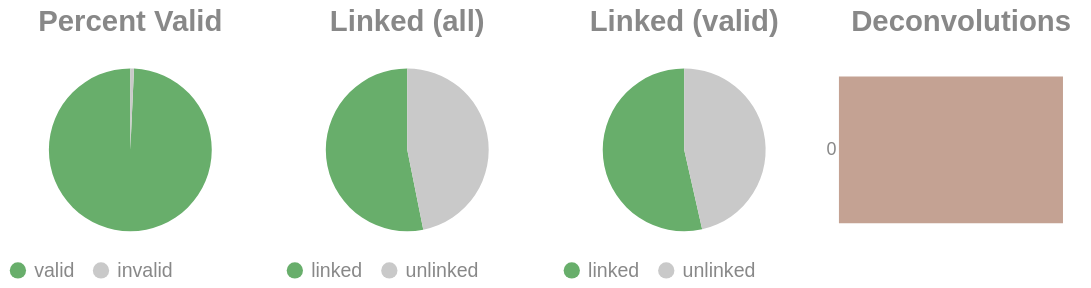

The code cell stored with this chart in its notebook:
### Code cell
if SKIPLR:
    pass
else:
    clash = Counter()
    for i in valids['molecule'].to_list():
        _mol = i.split("-")
        if len(_mol) == 1:
            clash.update('0')
        else:
            clash.update(_mol[-1])

    _d = {"deconvolutions": [], 'count': []}
    for k,v in clash.items():
        _d['deconvolutions'].append(k)
        _d['count'].append(v)

    tot_valid = valids['reads'].sum()
    mask = valids['reads'] >= 2
    n_linked_reads = valids.filter(mask)['reads'].sum()
    if n_linked_reads == 0:
        print_html("No linked molecules (>=2 reads) were detected; skipping linked-only distributions.")
        SKIPLR = True
    else:
        perc_valid = round(tot_valid / n_reads, 4)
        linked_perc_abs = round(n_linked_reads / n_reads, 4)
        linked_perc = round(n_linked_reads / tot_valid, 4)

    _valid = pl.DataFrame({"valids": ['valid', 'invalid'], "count": [tot_valid, n_reads - tot_valid]})
    _linked_abs = pl.DataFrame({"linked (absolute)": ['linked', 'unlinked'], "count": [n_linked_reads, n_reads - n_linked_reads]})
    _linked_rel = pl.DataFrame({"linked (valids)": ['linked', 'unlinked'], "count": [n_linked_reads, tot_valid - n_linked_reads]})

    (
        alt.hconcat(
            piechart(_valid, goodval = 'valid', title = "Percent Valid"),
            piechart(_linked_abs, goodval = "linked", title =  "Linked (all)"),
            piechart(_linked_rel, goodval = "linked", title =  "Linked (valid)"),
            convolutionbar(pl.DataFrame(_d), title = "Deconvolutions"),
            center = True,
            bounds = 'flush'
        )
        .resolve_scale(color='independent')
        .resolve_legend('independent')
        .properties(usermeta={'embedOptions': {"actions": False}})
    ).display()

### Figure 1 — Vega-Lite specification as saved in the notebook (floating-point values rounded to 4 significant figures)
{"width": "container", "height": 400, "config": {"title": {"anchor": "start", "dy": -15, "fontSize": 18, "color": "#888888", "subtitleColor": "#888888", "subtitleFontSize": 14}, "arc": {"fill": "#0072B2"}, "axis": {"domainColor": "#888888", "domainWidth": 0.5, "gridWidth": 0.2, "grid": false, "titleFontWeight": 400, "titleFontSize": 15, "labelFontSize": 11, "labelColor": "#888888", "tickColor": "#888888", "tickWidth": 0.2, "titleColor": "#888888"}, "axisBand": {"grid": false}, "axisX": {"grid": true, "tickSize": 10, "domainCap": "round"}, "axisY": {"domain": false, "grid": true, "tickSize": 0, "domainCap": "round"}, "background": "transparent", "header": {"labelFontSize": 15, "labelColor": "#888888", "titleFontSize": 15, "titleFontWeight": 600, "titleColor": "#888888"}, "legend": {"labelFont": "sans-serif", "labelFontSize": 12, "labelColor": "#888888", "symbolSize": 100, "symbolType": "circle", "titleFontSize": 12, "titlePadding": 10, "titleColor": "#888888", "title": null}, "range": {"category": ["#E69F00", "#56B4E9", "#009E73", "#F0E442", "#0072B2", "#D55E00", "#CC79A7", "#000000"], "diverging": ["#cfe8f3", "#a2d4ec", "#73bfe2", "#46abdb", "#1696d2", "#12719e"]}, "area": {"fill": "#0072B2", "fillOpacity": 0.7, "line": true, "strokeOpacity": 0.7}, "line": {"color": "#0072B2", "stroke": "#0072B2", "strokeWidth": 2}, "trail": {"color": "#0072B2", "stroke": "#0072B2", "strokeWidth": 0, "size": 1}, "point": {"filled": true, "fillOpacity": 1.0, "size": 95}, "text": {"color": "#888888", "fontSize": 11, "align": "right", "fontWeight": 400, "size": 11}, "bar": {"fill": "#0072B2", "stroke": null}, "view": {"stroke": null, "continuousWidth": 660, "continuousHeight": 400}}, "hconcat": [{"data": {"name": "data-7b233bb093f1c7a9376faf16c23f99bb"}, "mark": {"type": "arc"}, "encoding": {"color": {"field": "valids", "legend": {"orient": "bottom", "title": null}, "scale": {"domain": ["valid", "invalid"], "range": ["#68ae6b", "#C9C9C9"]}, "title": "Valids", "type": "nominal"}, "theta": {"field": "count", "type": "quantitative"}, "tooltip": [{"field": "valids", "title": "Valids", "type": "ordinal"}, {"field": "percent", "format": ".2%", "title": "Percent", "type": "quantitative"}, {"field": "count", "title": "Count", "type": "quantitative"}]}, "height": 100, "title": {"text": "Percent Valid", "align": "center", "anchor": "middle"}, "transform": [{"calculate": "datum.count / 5377464", "as": "percent"}], "width": 150}, {"data": {"name": "data-ebf84f4da6730f1833ef1f674c88b665"}, "mark": {"type": "arc"}, "encoding": {"color": {"field": "linked (absolute)", "legend": {"orient": "bottom", "title": null}, "scale": {"domain": ["linked", "unlinked"], "range": ["#68ae6b", "#C9C9C9"]}, "title": "Linked (Absolute)", "type": "nominal"}, "theta": {"field": "count", "type": "quantitative"}, "tooltip": [{"field": "linked (absolute)", "title": "Linked (Absolute)", "type": "ordinal"}, {"field": "percent", "format": ".2%", "title": "Percent", "type": "quantitative"}, {"field": "count", "title": "Count", "type": "quantitative"}]}, "height": 100, "title": {"text": "Linked (all)", "align": "center", "anchor": "middle"}, "transform": [{"calculate": "datum.count / 5377464", "as": "percent"}], "width": 150}, {"data": {"name": "data-276de18499368883b70806acfad68d45"}, "mark": {"type": "arc"}, "encoding": {"color": {"field": "linked (valids)", "legend": {"orient": "bottom", "title": null}, "scale": {"domain": ["linked", "unlinked"], "range": ["#68ae6b", "#C9C9C9"]}, "title": "Linked (Valids)", "type": "nominal"}, "theta": {"field": "count", "type": "quantitative"}, "tooltip": [{"field": "linked (valids)", "title": "Linked (Valids)", "type": "ordinal"}, {"field": "percent", "format": ".2%", "title": "Percent", "type": "quantitative"}, {"field": "count", "title": "Count", "type": "quantitative"}]}, "height": 100, "title": {"text": "Linked (valid)", "align": "center", "anchor": "middle"}, "transform": [{"calculate": "datum.count / 5338543", "as": "percent"}], "width": 150}, {"data": {"name": "data-d7aae2ccefef415fe1b499bdfd480577"}, "mark": {"type": "bar"}, "encoding": {"color": {"field": "deconvolutions", "legend": null, "scale": {"scheme": "lightgreyred"}, "type": "nominal"}, "tooltip": [{"field": "deconvolutions", "title": "Deconvolutions", "type": "ordinal"}, {"field": "percent", "format": ".2%", "title": "Percent", "type": "quantitative"}, {"field": "count", "title": "Count", "type": "quantitative"}], "x": {"axis": null, "field": "count", "type": "quantitative"}, "y": {"field": "deconvolutions", "sort": "ascending", "title": null, "type": "nominal"}}, "height": 100, "title": {"text": "Deconvolutions", "align": "center", "anchor": "middle"}, "transform": [{"calculate": "datum.count / 3209122", "as": "percent"}], "width": 150}], "bounds": "flush", "center": true, "resolve": {"legend": {"angle": "independent"}, "scale": {"color": "independent"}}, "usermeta": {"embedOptions": {"actions": false}}, "$schema": "https://vega.github.io/schema/vega-lite/v6.1.0.json", "datasets": {"data-7b233bb093f1c7a9376faf16c23f99bb": [{"valids": "valid", "count": 5338543}, {"valids": "invalid", "count": 38921}], "data-ebf84f4da6730f1833ef1f674c88b665": [{"linked (absolute)": "linked", "count": 2858488}, {"linked (absolute)": "unlinked", "count": 2518976}], "data-276de18499368883b70806acfad68d45": [{"linked (valids)": "linked", "count": 2858488}, {"linked (valids)": "unlinked", "count": 2480055}], "data-d7aae2ccefef415fe1b499bdfd480577": [{"deconvolutions": "0", "count": 3209122}]}}
